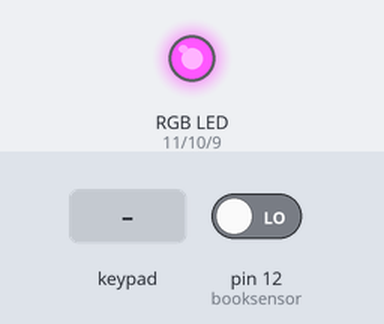
Simulated run of this sketch. Board: Arduino Uno, built with avr-gcc and run on an emulated ATmega328P. Shown: an RGB LED mixed from three pins (HIGH = lit). Inputs (shaded band) come from the test bench; at power-on: pin 12 (booksensor) LOW. Dim RGB values are drawn brighter than linear; random numbers use the default seed unless the sketch sets one.

Above: at 1.2 s.
1.3 s: key '0' pressed
At 1.38 s:
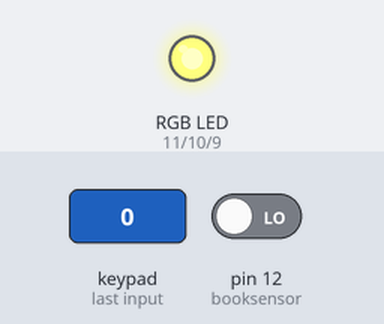
4.3 s: keypad keys 1 2 pressed 0.4 s apart
At 4.56 s:
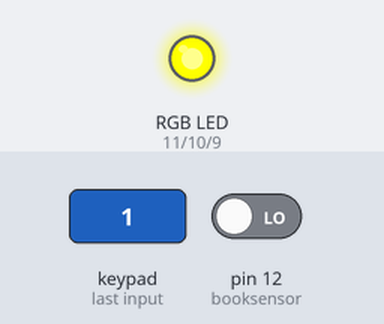
7.3 s: key '1' pressed
At 9.16 s:
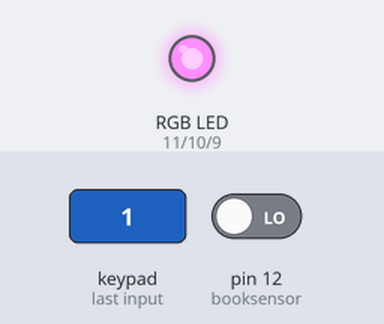
10.3 s: key '0' pressed
At 11.06 s:
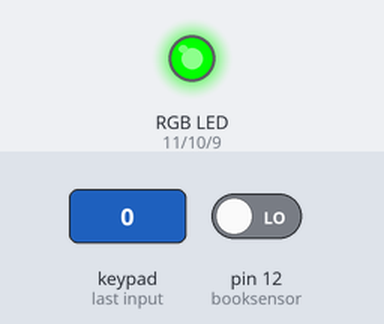
13.3 s: pin 12 (booksensor) driven HIGH
16.3 s: pin 12 (booksensor) driven LOW
At 17.94 s:
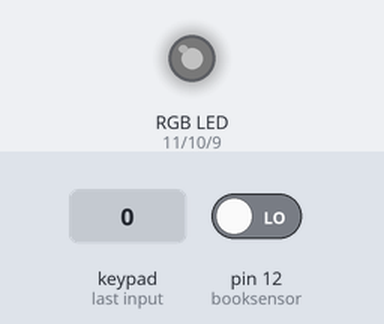
Timing chart, 0 to 22.3 s (numbered marks = the images above; inputs shaded):
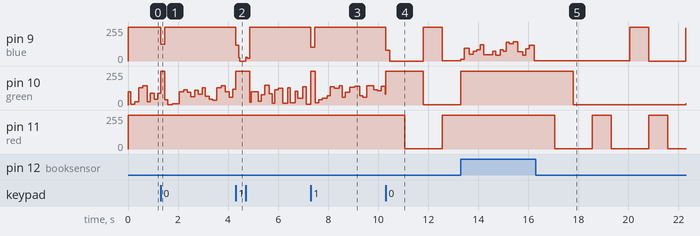

Measured:
- after the input at 1.3 s, pin 9 (blue): 255/255 → 127/255 at once, → 255/255 0.17 s later
- after the input at 4.3 s, pin 9 (blue): 255/255 → 118/255 at once, → 0/255 0.11 s later, → 22/255 0.28 s later, → 255/255 0.17 s later
- after the input at 7.3 s, pin 9 (blue): 255/255 → 102/255 at once, → 255/255 0.17 s later
- after the input at 10.3 s, pin 9 (blue): 255/255 → 82/255 at once, → 0/255 0.17 s later, → 254/255 1.3 s later, → 2/255 0.75 s later; pin 11 (red): 255/255 → 2/255 after 0.75 s, → 253/255 1.5 s later
- after the input at 16.3 s, pin 10 (green): 255/255 → 2/255 after 1.5 s, → 1/255 2.3 s later, → 8/255 2.2 s later; pin 11 (red): 255/255 → 2/255 after 0.75 s, → 254/255 1.5 s later, → 2/255 0.75 s later, → 255/255 1.5 s later, … (5 changes in this stretch)

The sketch:

forgepuzzle.ino
```cpp
//https://github.com/adafruit/Adafruit_MPR121/blob/master/Adafruit_MPR121.h

#include <Wire.h>
#include "Adafruit_MPR121.h"


Adafruit_MPR121 cap = Adafruit_MPR121();

int dragon = 0;              //correct inner rune detected
int friendw = 0;              //correct outer rune detected
#define booksensor 12          //magnet sensor*/
unsigned long prevMillis;
unsigned long prevColorMillis;
unsigned long currentMillis;
unsigned long flamebrightness = 100;
int flametime = 100;         //millis at current color/brightness
int color = 0;               //rainbow color*/
int red = 11;	 //red LED pin
int green = 10;               //green LED pin
int blue = 9;	 //blue LED pin
int rvalue = 0;
int gvalue = 0;
int bvalue = 0;
int colorTime = 750; //amount of time for each color

void setup(){
	cap.begin(0x5A);              // Start the MPR121 chip
	pinMode(red, OUTPUT);
	pinMode(green, OUTPUT);
	pinMode(blue, OUTPUT);
	pinMode(booksensor, INPUT);
	digitalWrite(red, HIGH);
	digitalWrite(green, HIGH);
	digitalWrite(blue, HIGH);
}

void loop(){
	flicker();
	for (int i=0; i<12; i++) {	 // Go through each of the 12 sensors
		if (cap.touched() & _BV(i)) {    // Check if the sensor is touched
			if(i==0)
			{
				dragon=1;
				blueflame();
				delay(50);
			}
			else if(i==1)
			{
				friendw=1;
				blueflame();
				delay(50);
			}
			else if(i<=6)
			{
				dragon=0;
				blueflame();
				delay(50);
			}
			else
			{
				friendw=0;
				blueflame();
				delay(50);
			}
		}
	}

	if (dragon && friendw)
	{
		if (digitalRead(booksensor)==LOW)
		{
			rainbowflame();
		}else{
			blueflame();
		}
	}else{
		greenflame();
	}
}

void flicker(){
	currentMillis = millis();
	if (currentMillis - prevMillis >= flametime)
	{
		prevMillis = currentMillis;
		flamebrightness = random(0,150);
		flametime = random(100,200);
		//color = random(0,5);
	}
}

void blueflame(){
	analogWrite(red,255);
	analogWrite(green,255);
	analogWrite(blue,flamebrightness);
}

void greenflame(){
	analogWrite(red,255);
	analogWrite(green,flamebrightness);
	analogWrite(blue,255);
}

void rainbowflame(){
	//first color section
	if((currentMillis - prevColorMillis) <= colorTime){
		gvalue = map((currentMillis - prevColorMillis),0,colorTime,0,255);
		rvalue = map((prevColorMillis - currentMillis),0,-colorTime,255,0);
	//second color section
	} else if((currentMillis - prevColorMillis) <= (2 * colorTime)){
		bvalue = map((currentMillis - prevColorMillis),colorTime,(2*colorTime),0,255);
		gvalue = map((prevColorMillis - currentMillis),-colorTime,-(2*colorTime),255,0);
	//third color section
	} else if((currentMillis - prevColorMillis) <= (3 * colorTime)){
		rvalue = map((currentMillis - prevColorMillis),(2*colorTime),(3*colorTime),0,255);
		bvalue = map((prevColorMillis - currentMillis),-(2*colorTime),-(3*colorTime),255,0);
	} else {		    //start over
		prevColorMillis = currentMillis;           //reset counter to 0
	}

	analogWrite(red,rvalue);
	analogWrite(green,gvalue);
	analogWrite(blue,bvalue);
}
```
